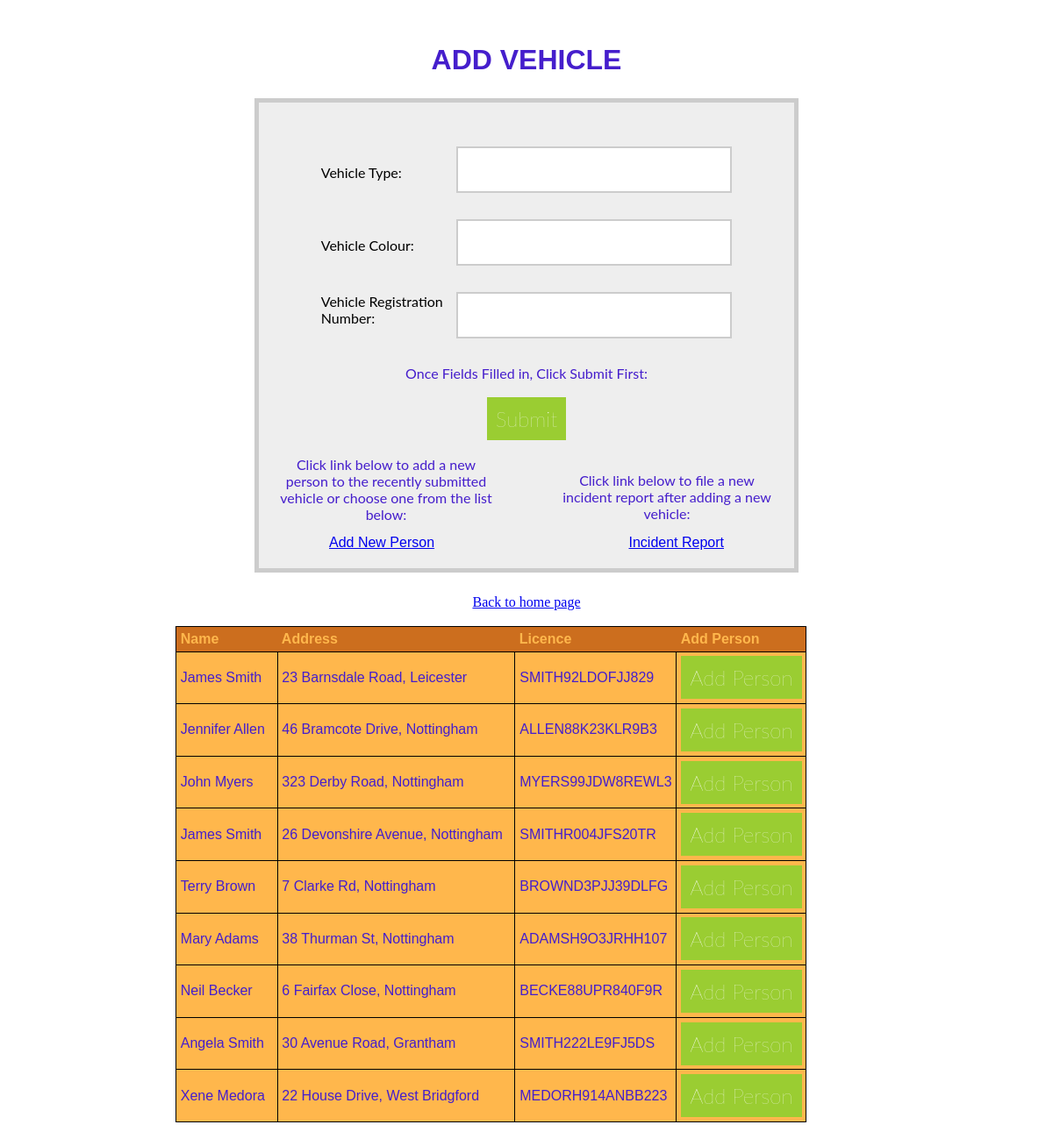
/add_vehicle.php (signed in), run on the app's committed database.
### tables this page shows
CREATE TABLE People
(
    People_ID      int(11)     NOT NULL,
    People_name    varchar(50) NOT NULL,
    People_address varchar(50) DEFAULT NULL,
    People_licence varchar(16) DEFAULT NULL
);

### add_vehicle.php (the view, shortened to what this page needs)
<html>
    <head>
        <link rel="stylesheet" href="style1.css">
    </head>
    <body>
        <main>
            <h1>Add Vehicle</h1>
            <form  method="POST" action="add_vehicle.php"  name="addVehicle" style="width: 570px;" >
                <div class="form-element" style="color: black; font-size: 1.0rem;">
                    <label >Vehicle Type:</label>
                    <input type="text" name="type"><br/>
                </div>
                <div class="form-element" style="color: black; font-size: 1.0rem;">
                    <label >Vehicle Colour:</label>
                    <input type="text" name="colour"><br/>
                </div>
                <div class="form-element" style="color: black; font-size: 1.0rem;">
                    <label >Vehicle Registration Number:</label>
                    <input type="text" name="licence"><br/>
                </div>
                <label style="text-align:center; width: 300px;">Once Fields Filled in, Click Submit First:</label>
                <br><br><button onclick="submitForm()" type="submit" name="search" value="Search">Submit</button>
                <br><br><label style="text-align:center; width: 250px; float:left;">Click link below to add a new person to the recently submitted vehicle or choose one from the list below:</label><br><label style="text-align:center; width: 250px; float:right;">Click link below to file a new incident report after adding a new vehicle:</label>
                <br><br><br/><br/><a href="add_person.php" style="float:left; margin-left: 60px;">Add New Person</a><a href="incident.php" style="float:right; margin-right: 60px;">Incident Report</a><br>
            </form>
            <footer style="text-align:center;"><a href="welcome.php">Back to home page</a></footer>
            <?php
                require("config.php");
                $conn = new mysqli($servername, $username, $password, $dbname);
                $sql2 = "SELECT * FROM People;";
                $result2 = mysqli_query($conn, $sql2);
                if (mysqli_num_rows($result2) > 0)
                {
                    echo "<br><table>";
                    echo "<tr><th>Name</th><th>Address</th><th>Licence</th><th>Add Person</th></tr>";
                    while($row = mysqli_fetch_assoc($result2))
                    {
                        echo "<tr>";
                        echo "<td>".$row["People_name"]."&nbsp;&nbsp;";
                        echo "<td>".$row["People_address"]."&nbsp;&nbsp;";
                        echo "<td>".$row["People_licence"]."</td>";
                        echo "<td><button onclick=confirmPerson(".$row["People_ID"].")>Add Person</button></td>";
                        echo "</tr>";
                    }
                    echo "</table>";
                }
                else
                {
                    echo "<script>alert('Error!');</script>";
                }
            ?>
        </main>
    </body>
</html>

### style1.css (style rules this page uses)
body { margin: 50px auto; text-align: center; width: 800px; }
h1 { font-family: 'Passion One'; font-size: 2rem; text-transform: uppercase; color: blue I !important; }
label { width: 150px; display: inline-block; text-align: left; font-size: 1.0rem; font-family: 'Lato'; }
input { border: 2px solid #ccc; font-size: 1.5rem; font-weight: 100; font-family: 'Lato'; padding: 10px; }
form { margin: 25px auto; padding: 20px; border: 5px solid #ccc; width: 700px; background: #eee; color: black; }
div.form-element { margin: 30px 0; color: purple; }
button { padding: 10px; font-size: 1.5rem; font-family: 'Lato'; font-weight: 100; background: yellowgreen; color: white; border: none; }

### add_vehicle.php (style rules this page uses)
table, td { padding: 0.3rem; border: 1px solid black; border-collapse: collapse; text-align: left; background-color: #FFB74C; color: #451ECC; font-family: Tahoma, Arial, Helvetica, sans-serif; }
th { padding: 0.3rem; background-color: #CC6E1E; color: #FFB74C; }
h1 { font-family: Charcoal, sans-serif; color: #451ECC; }
p, form { font-family: Arial, Helvetica, sans-serif; color: #451ECC; }

### data on the page
people: People_name "James Smith", People_address "23 Barnsdale Road, Leicester", People_licence "SMITH92LDOFJJ829"
people: People_name "Jennifer Allen", People_address "46 Bramcote Drive, Nottingham", People_licence "ALLEN88K23KLR9B3"
people: People_name "John Myers", People_address "323 Derby Road, Nottingham", People_licence "MYERS99JDW8REWL3"
people: People_name "James Smith", People_address "26 Devonshire Avenue, Nottingham", People_licence "SMITHR004JFS20TR"
people: People_name "Terry Brown", People_address "7 Clarke Rd, Nottingham", People_licence "BROWND3PJJ39DLFG"
people: People_name "Mary Adams", People_address "38 Thurman St, Nottingham", People_licence "ADAMSH9O3JRHH107"
people: People_name "Neil Becker", People_address "6 Fairfax Close, Nottingham", People_licence "BECKE88UPR840F9R"
people: People_name "Angela Smith", People_address "30 Avenue Road, Grantham", People_licence "SMITH222LE9FJ5DS"
people: People_name "Xene Medora", People_address "22 House Drive, West Bridgford", People_licence "MEDORH914ANBB223"
